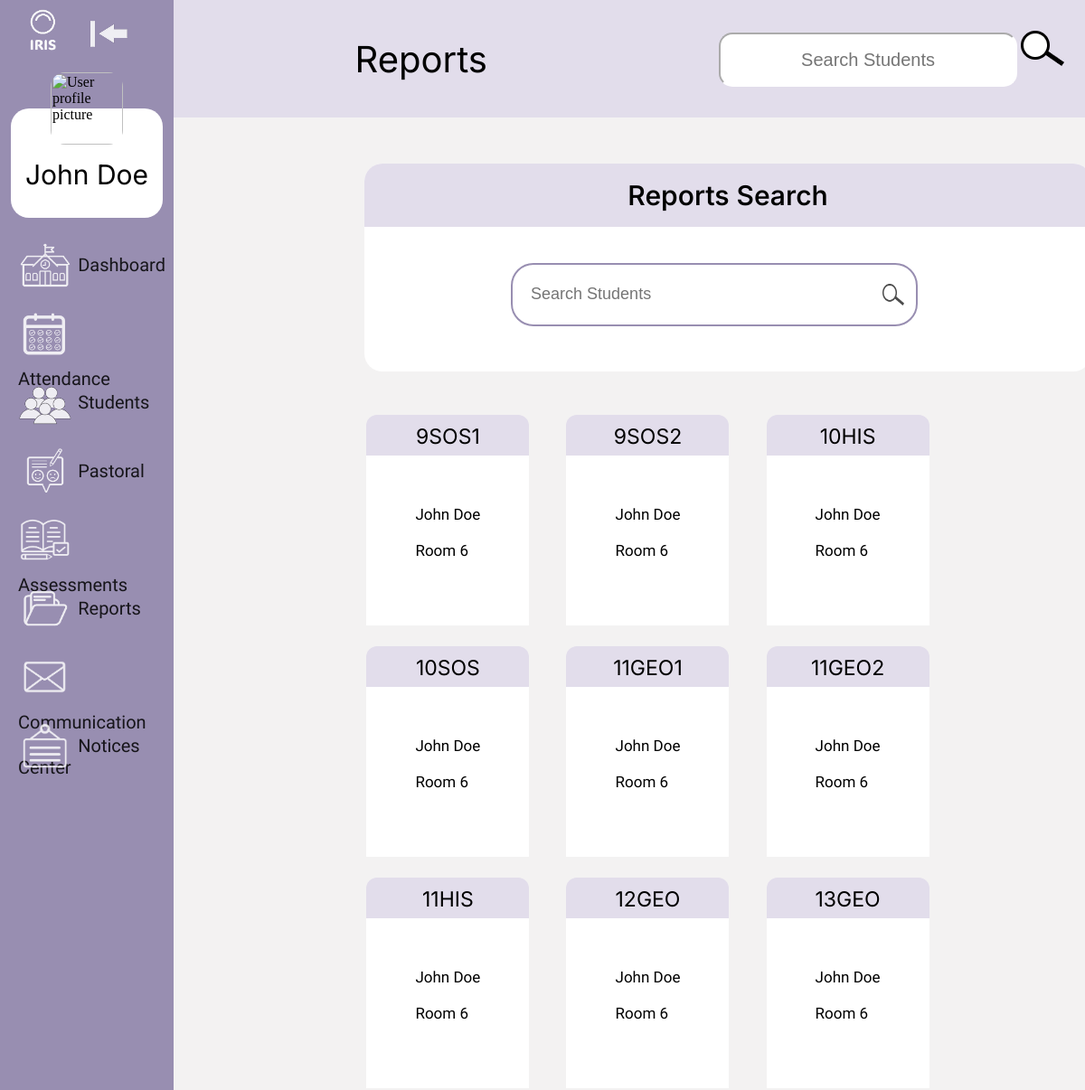
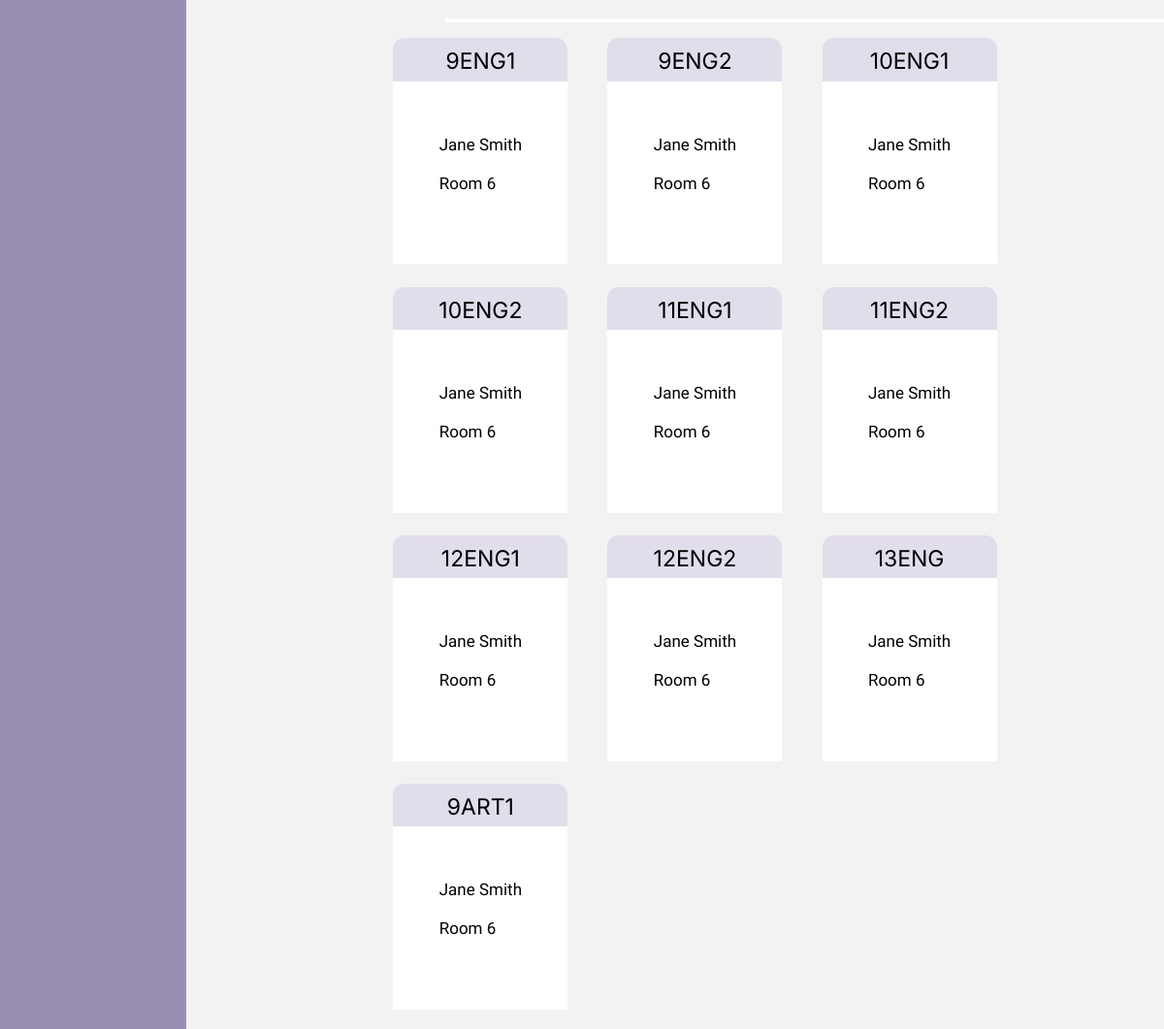
The page /reportsLanding (signed in) on the database its author committed (2 pictures, top to bottom).
### website/models.py (models this page shows, shortened)
class User(db.Model, UserMixin):
    __tablename__ = 'user'
    id = db.Column(db.Integer, primary_key=True)
    role = db.Column(db.String(20), nullable=False)
    name = db.Column(db.String(50), nullable=False)
    email = db.Column(db.String(120), unique=True, nullable=False)
    password = db.Column(db.String(50))
    gender = db.Column(db.String(15))
    phone_number = db.Column(db.Integer, nullable=True)
    address = db.Column(db.String(255))
    profile = db.Column(db.LargeBinary, nullable=True)
    enrolled_at = db.Column(db.DateTime, default=db.func.current_timestamp())

class Class(db.Model):
    __tablename__ = 'class'
    id = db.Column(db.Integer, primary_key=True, nullable=False)
    year = db.Column(db.Integer, nullable=False)
    subject = db.Column(db.String(15))
    code = db.Column(db.String(15), nullable=False)
    teacher_associations = db.relationship("TeacherClassAssociation", back_populates="class_")
    teachers = db.relationship("Teacher", secondary='teacher_class_association', viewonly=True)
    student_associations = db.relationship('StudentClassAssociation', back_populates='class_')
    assessments = db.relationship('Assessment', backref='class_', lazy=True)
    schedule = db.Column(db.String, nullable=True)
    sessions = db.relationship('ClassSession', backref='class_', cascade="all, delete-orphan")

class Teacher(User):
    __tablename__ = 'teacher'
    id = db.Column(db.Integer, db.ForeignKey('user.id'), primary_key=True, nullable=False)
    class_associations = db.relationship("TeacherClassAssociation", back_populates="teacher")
    classes = db.relationship("Class", secondary='teacher_class_association', viewonly=True)
    dob = db.Column(db.DateTime, nullable=True)

### website/views.py (the view)
@views.route('/reportsLanding')
def reportsLanding():
    currentDate = datetime.now().date()
    myClasses = getMyClasses()
    otherClasses = getOtherClasses()
    return render_template("reportsLanding.html", user=current_user, currentDate=currentDate, myClasses = myClasses, otherClasses = otherClasses)

### website/views.py (called while the page is built)
def getMyClasses():
    userId = current_user.id
    myClassFinder = TeacherClassAssociation.query.filter(
        TeacherClassAssociation.teacher_id == userId
    ).all()
    myClassesIds = [assoc.class_id for assoc in myClassFinder]
    myClasses = Class.query.filter(
        Class.id.in_(myClassesIds)
    ).all()
    return myClasses

def getOtherClasses():
    userId = current_user.id
    associations = TeacherClassAssociation.query.filter(
        TeacherClassAssociation.teacher_id != userId
    ).all()
    otherClasses = [
        (assoc.class_, assoc.teacher.name) for assoc in associations
    ]
    return otherClasses

### website/templates/reportsLanding.html (shortened to what this page needs)
<link rel="stylesheet" href="{{ url_for('static', filename='css/showstudent.css') }}">
{% extends "navBase.html" %}
{% block pageName %}Reports{% endblock %}
{% block content %}
<div class="wholePageContainer">
    <div class="search_container">
        <div class="search header">
            Reports Search
        </div>
        <div class="search function">
            <div class="student_search_bar">
                <input class="student_search_input" type="text" id="student_search" placeholder="Search Students">
            </div>
        </div>
    </div>
    <div class="classPageFlexContainer">
        {% for class in myClasses %}
            <div class="classBoxFlexItem">
                <div class="classCodeArea">
                {{ class.code }}
                </div>
                <div class="classWhiteArea">
                    <br><br>{{user.name}}<br><br>Room 6
                </div>
            </div>
        {% endfor %}
        <br>
    </div>
    <div class="classDivide">
    </div>
    <div class="classPageFlexContainer2">
        {% for class_, teacher_name in otherClasses %}
            <div class="classBoxFlexItem2">
                <div class="classCodeArea2">
                {{ class_.code }}
                </div>
                <div class="classWhiteArea2">
                    <br><br>{{teacher_name}}<br><br>Room 6
                </div>
            </div>
        {% endfor %}
    </div>
</div>
{% endblock %}

### website/templates/navBase.html (shortened to what this page needs)
<!DOCTYPE html>
<html>
    <head>
        <link rel="stylesheet" href="{{ url_for('static', filename='css/navBase.css') }}">
    </head>
    <body>
        <div class="container">
            <div id="mySideNav" class="sideNav">
                <img class="irisLogo" src="{{ url_for('static', filename='images/icons/whiteIrisLogo.png') }}" alt="IRIS logo">
                <a href="javascript:void(0)" class="navToggleBtn" onclick="toggleNav()"><img src="{{ url_for('static', filename='images/icons/closeNav.png') }}"></a>
                <div class="userProfile">
                    <img class="userProfileImg" src="{{ url_for('views.getProfileImage', user_id=user.id) }}" alt="User profile picture">
                    <div class="userName">{{user.name}}</div>
                </div>
                <a href="/dashboard" class="navItem"><img class="navIcon" src="{{ url_for('static', filename='images/icons/dashboard.png') }}" alt="Dashboard icon">
                    <span>Dashboard</span>
                </a>
                <a href="/attendanceLanding" class="navItem"><img class="navIcon" src="{{ url_for('static', filename='images/icons/attendance.png') }}" alt="Attendance icon">
                    <span>Attendance</span>
                </a>
                <a href="/studentsLanding" class="navItem"><img class="navIcon" src="{{ url_for('static', filename='images/icons/students.png') }}" alt="Students icon">
                    <span>Students</span>
                </a>
                <a href="/pastoralLanding" class="navItem"><img class="navIcon" src="{{ url_for('static', filename='images/icons/pastoral.png') }}" alt="Pastoral icon">
                    <span>Pastoral</span>
                </a>
                <a href="/assessmentsLanding" class="navItem"><img class="navIcon" src="{{ url_for('static', filename='images/icons/markbooks.png') }}" alt="Markbooks icon">
                    <span>Assessments</span>
                </a>
                <a href="/reportsLanding" class="navItem"><img class="navIcon" src="{{ url_for('static', filename='images/icons/reports.png') }}" alt="Reports icon">
                    <span>Reports</span>
                </a>
                <a href="/communication" class="navItem"><img class="navIcon" src="{{ url_for('static', filename='images/icons/communication.png') }}" alt="Communication Center icon">
                    <span>Communication Center</span>
                </a>
                <a href="/notice" class="navItem"><img class="navIcon" src="{{ url_for('static', filename='images/icons/notices.png') }}" alt="Notices icon">
                    <span>Notices</span>
                </a>
            </div>
            <div id="content">
                <div class="topNav">
                    <div class="pageName">{%block pageName %}Nav Base{% endblock %}</div>
                    {% include 'searchStudent.html' %}
                </div>
                <div class="block_content">
                    {% block content %}{% endblock %}
                </div>
            </div>
        </div>
    </body>
</html>

### website/static/css/showstudent.css (style rules this page uses)
.pageName { font-family: 'Inter', sans-serif; }
.wholePageContainer { display: flex; flex-direction: row; flex-wrap: wrap; margin-top: 5%; margin-left: 10%; }
.search_container { width: 860px; height: 230px; background-color: white; display: grid; border-radius: 20px; grid-template-rows: 100px auto; grid-template-columns: 1fr; grid-template-areas: "header" "function"; gap: 10px; margin-left: 12%; }
.search.header { grid-area: header; background-color: #E2DDEB; border-radius: 20px 20px 0 0 ; text-align: center; display: flex; justify-content: center; align-items: center; font-size: 30px; font-family: 'Inter', sans-serif; font-weight: 550; height: 70px; }
.search.function { grid-area: function; display: flex; justify-content: center; align-items: flex-start; width: 100%; height: auto; }
.student_search_bar { position: relative; display: inline-block; margin-right: 30px; font-family: 'acme', sans-serif; }
.student_search_input { font-size: 18px; height: 70px; width: 450px; padding: 0 45px 0 20px; text-align: left; border: 2px solid #988EB1; border-radius: 25px; background-color: white; color: #333; transition: border-color 0.3s ease, box-shadow 0.3s ease; }
.classPageFlexContainer { display: flex; flex-direction: row; flex-wrap: wrap; width: 910px; margin-top: 5%; margin-left: 10%; }
.classBoxFlexItem { display: flex; flex-direction: column; background-color: white; height: 215px; width: 180px; margin: 2.5%; }
.classCodeArea { display: flex; flex-direction: column; color: black; background-color: #E2DDEB; border-top-left-radius: 12px; border-top-right-radius: 12px; padding-top: 10px; align-items: center; margin-top: -10%; height: 40px; font-family: 'Inter', sans-serif; font-size: 23px; }
.classWhiteArea { display: flex; flex-direction: column; height: 200px; margin-top: 15px; font-family: 'Acme', sans-serif; align-items: center; font-size: 17px; }
.classDivide { background-color: white; height: 4.5px; color: white; width: 850px; margin-left: 165px; }
.classPageFlexContainer2 { display: flex; flex-direction: row; flex-wrap: wrap; width: 910px; margin-top: 1.5%; margin-left: 10%; }
.classBoxFlexItem2 { display: flex; flex-direction: column; background-color: white; height: 215px; width: 180px; margin: 2.5%; }
.classCodeArea2 { display: flex; flex-direction: column; color: black; background-color: #E2DDEB; border-top-left-radius: 12px; border-top-right-radius: 12px; padding-top: 10px; align-items: center; margin-top: -10%; height: 40px; font-family: 'Inter', sans-serif; font-size: 23px; }
.classWhiteArea2 { display: flex; flex-direction: column; height: 200px; margin-top: 15px; font-family: 'Acme', sans-serif; align-items: center; font-size: 17px; }

### rows shown on the page
User: name "John Doe"
Class: code "9SOS1"
Class: code "9SOS2"
Class: code "10HIS"
Class: code "10SOS"
Class: code "11GEO1"
Class: code "11GEO2"
Class: code "11HIS"
Class: code "12GEO"
Class: code "13GEO"
Teacher: code "9ENG1", name "Jane Smith", code "9ENG2", code "10ENG1", code "10ENG2", code "11ENG1", code "11ENG2", code "12ENG1", code "12ENG2", code "13ENG", code "9ART1"
